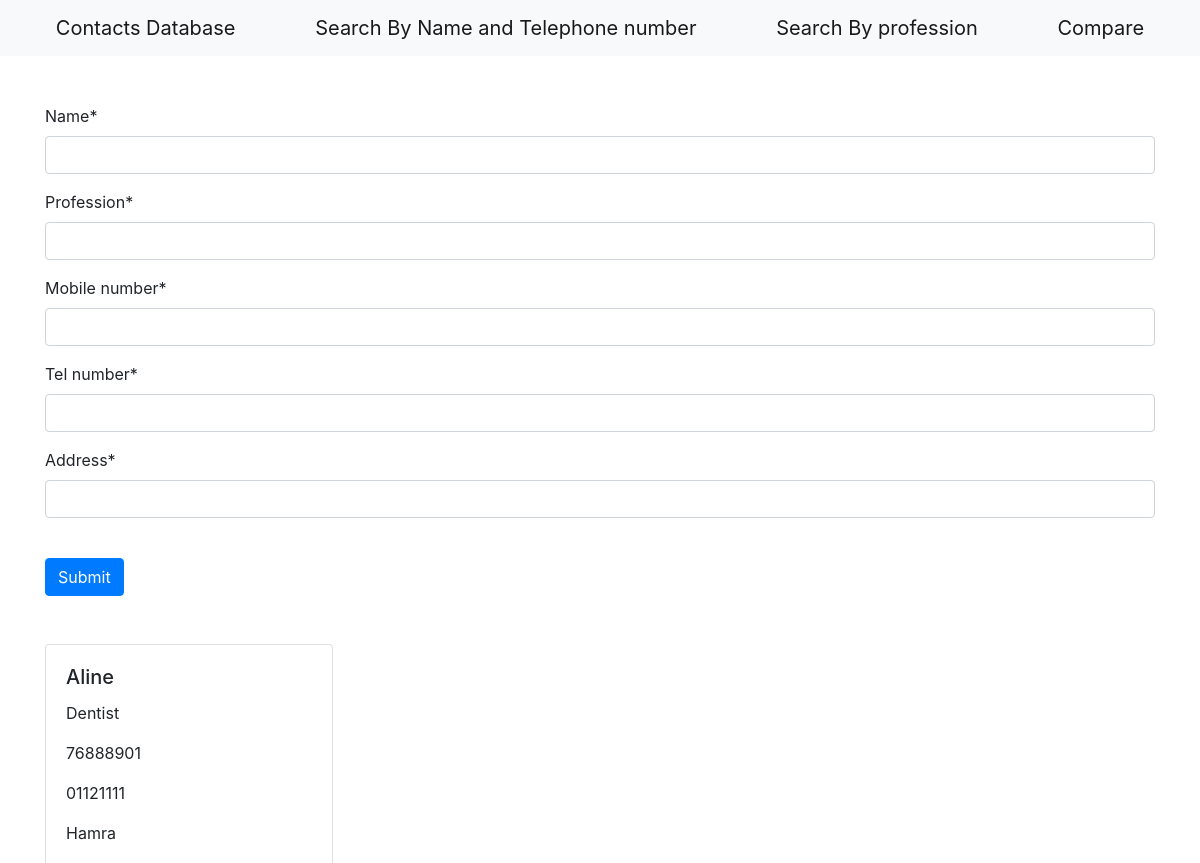
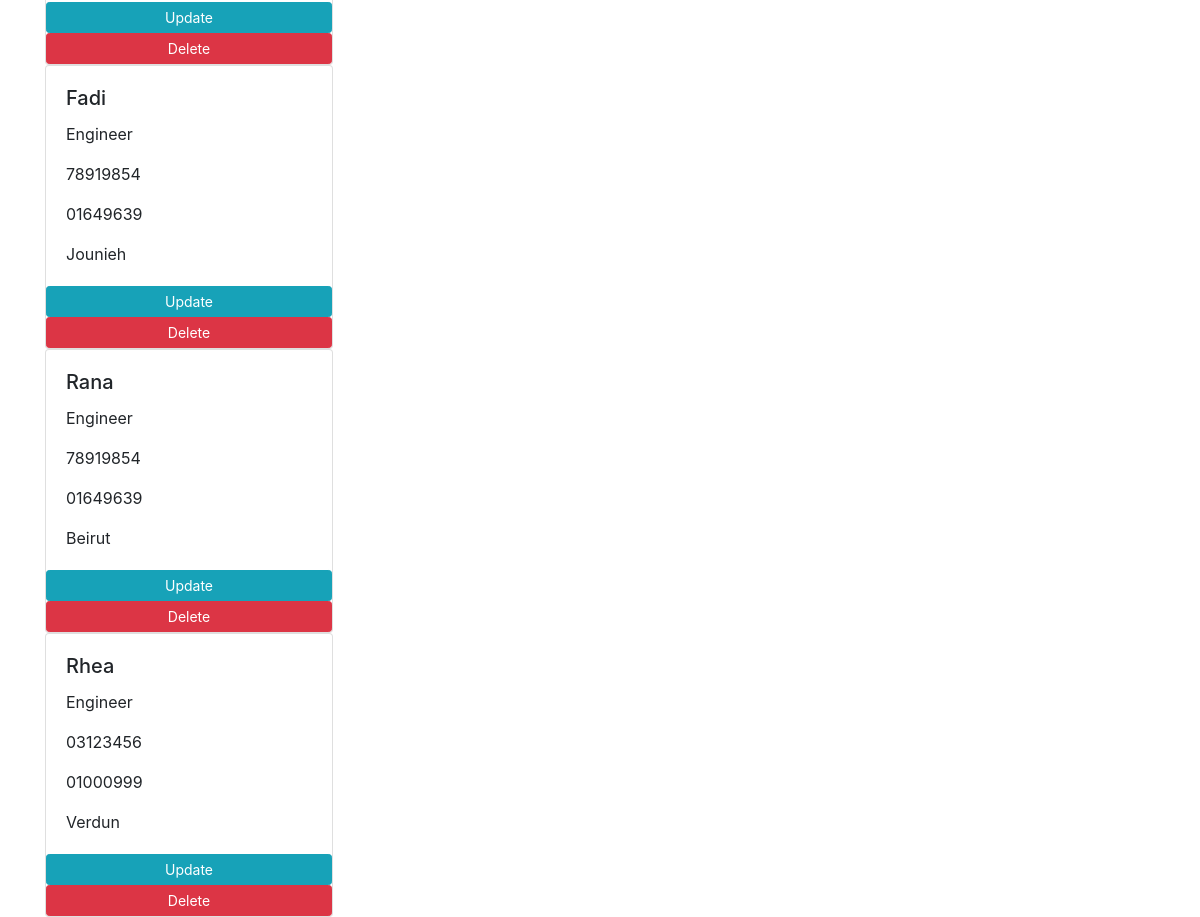
The page / on the database its author committed (2 pictures, top to bottom).
### main/models.py (models this page shows, shortened)
class Contact(models.Model):
    name = models.CharField(max_length=200, null=True)
    profession = models.CharField(max_length=200, null=True)
    mobile_number = models.CharField(max_length=200, null=True)
    tel_number = models.CharField(max_length=200, null=True)
    address = models.CharField(max_length=200, null=True)

### main/views.py (the view)
# urls.py: path('', views.homepage, name="homepage"),
def homepage(request):
  if request.method == "POST":
    form = ContactForm(request.POST)
    if form.is_valid():
      form.save()
  contacts = Contact.objects.all().order_by('name', 'profession').values()
  form = ContactForm()
  return render(request, "home.html", {"form": form, "contacts":contacts})

### main/forms.py
class ContactForm(forms.ModelForm):
  class Meta:
    model = Contact
    fields = '__all__'

### main/templates/home.html (shortened to what this page needs)
<!DOCTYPE html>
<html>
   <head>
    <link rel="stylesheet" href="https://stackpath.bootstrapcdn.com/bootstrap/4.4.1/css/bootstrap.min.css">
  </head>
  <body>
      {% load crispy_forms_tags %}
      <nav class="navbar navbar-light bg-light">
        <a class="navbar-brand mx-auto" href="{% url 'homepage' %}">
          Contacts Database
        </a>
        <a class="navbar-brand mx-auto" href="{% url 'search_name' %}">
          Search By Name and Telephone number
        </a>
        <a class="navbar-brand mx-auto" href="{% url 'search_profession' %}">
          Search By profession
        </a>
        <a class="navbar-brand mx-auto" href="{% url 'compare_name' %}">
          Compare
        </a>
      </nav>
      <br><br>
      <div class="container">
      <form method="post">
        {{ form|crispy }}
        <br>
        <button class ="btn btn-primary" type="submit" id= "submit_button">Submit</button>
      </form>
      </div>
      <br><br>
      <div class="container">
        {% for contact in contacts %}
        <div class="card" style="width: 18rem;">
          <div class="card-body">
            <h5 class="card-title">{{ contact.name }}</h5>
            <p class="card-text">{{ contact.profession }}</p>
            <p class="card-text">{{ contact.mobile_number }}</p>
            <p class="card-text">{{ contact.tel_number }}</p>
            <p class="card-text">{{ contact.address }}</p>
          </div>
          <td> <a class="btn btn-sm btn-info" href="{% url 'update_contact' contact.id%}"> Update</a></td>
					<td> <a class="btn btn-sm btn-danger" href="{% url 'delete_contact' contact.id %}"> Delete</a></td>
        </div>
        {% endfor %}
      </div>
  </body>
</html>

### rows shown on the page
Contact: name "Aline", profession "Dentist", mobile_number "76888901", tel_number "01121111", address "Hamra"
Contact: name "Fadi", profession "Engineer", mobile_number "78919854", tel_number "01649639", address "Jounieh"
Contact: name "Rana", profession "Engineer", mobile_number "78919854", tel_number "01649639", address "Beirut"
Contact: name "Rhea", profession "Engineer", mobile_number "03123456", tel_number "01000999", address "Verdun"
